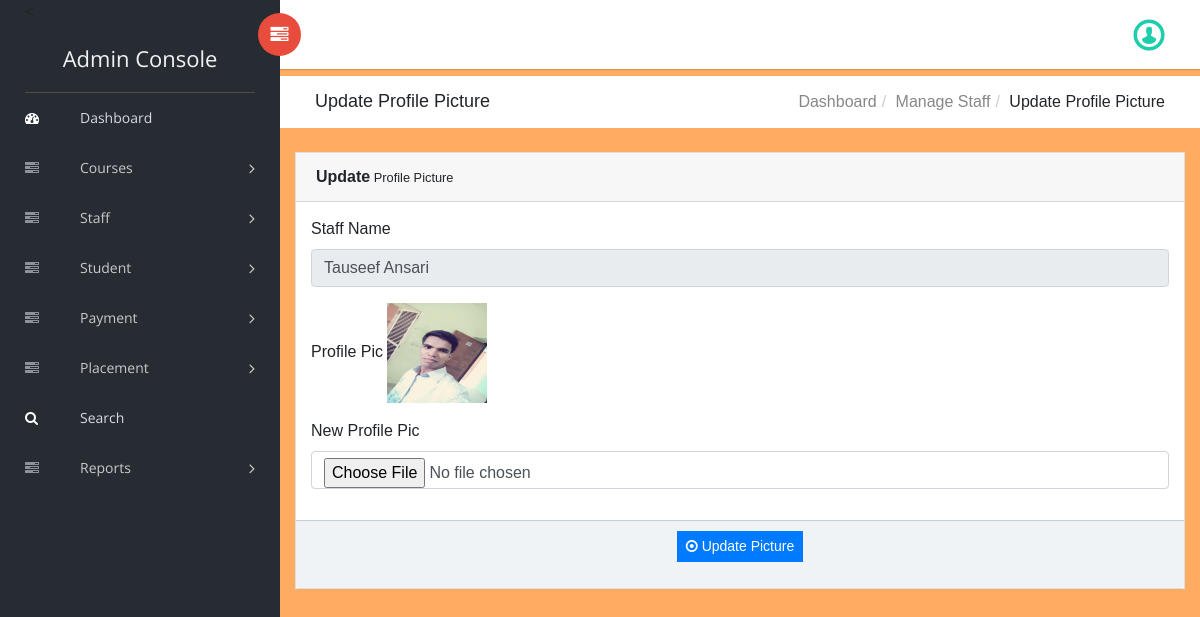
The app's page /admin/changeimage.php?editid=1 (signed in), older data.
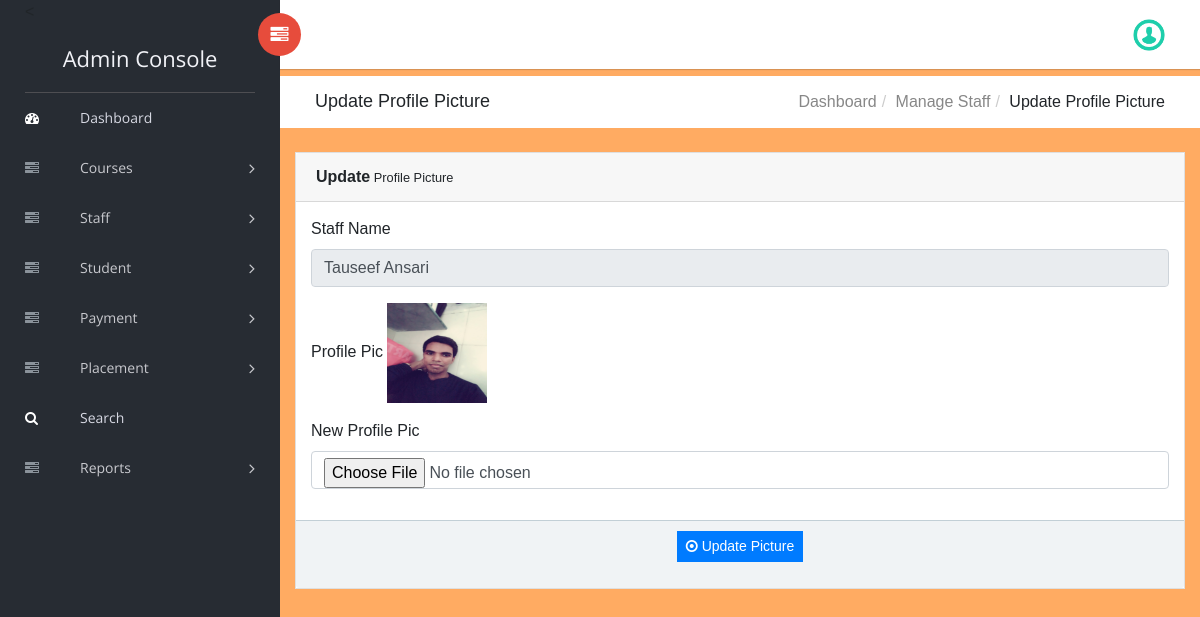
The same page, newer data.
### tables this page shows
CREATE TABLE `staff` (
  `id` int(11) NOT NULL,
  `name` varchar(120) NOT NULL,
  `profilePic` varchar(255) NOT NULL,
  `email` varchar(255) NOT NULL,
  `mobile` bigint(20) NOT NULL,
  `qualification` varchar(120) NOT NULL,
  `address` varchar(255) NOT NULL,
  `subjectTaken` varchar(120) NOT NULL,
  `joiningDate` date NOT NULL DEFAULT current_timestamp(),
  `password` varchar(255) NOT NULL,
  `disable` tinyint(4) NOT NULL DEFAULT 0
);

### admin/changeimage.php (the view, shortened to what this page needs)
<!DOCTYPE html>
<html class="no-js" lang="en">
<head>
    <link rel="stylesheet" href="vendors/bootstrap/dist/css/bootstrap.min.css">
    <link rel="stylesheet" href="vendors/font-awesome/css/font-awesome.min.css">
    <link rel="stylesheet" href="vendors/themify-icons/css/themify-icons.css">
    <link rel="stylesheet" href="vendors/flag-icon-css/css/flag-icon.min.css">
    <link rel="stylesheet" href="vendors/selectFX/css/cs-skin-elastic.css">
    <link rel="stylesheet" href="../assets/css/styles.css">
</head>
<body>
    <?php include_once('includes/sidebar.php');?>
    <div id="right-panel" class="right-panel">
        <?php include_once('includes/header.php');?>
        <div class="breadcrumbs">
            <div class="col-sm-4">
                <div class="page-header float-left">
                    <div class="page-title">
                        <h1>Update Profile Picture</h1>
                    </div>
                </div>
            </div>
            <div class="col-sm-8">
                <div class="page-header float-right">
                    <div class="page-title">
                        <ol class="breadcrumb text-right">
                            <li><a href="dashboard.php">Dashboard</a></li>
                            <li><a href="manage-teacher.php">Manage Staff</a></li>
                            <li class="active">Update Profile Picture</li>
                        </ol>
                    </div>
                </div>
            </div>
        </div>
        <div class="content mt-3">
            <div class="animated fadeIn">
                <div class="row">
                    <div class="col-lg-6">
                    </div>
                    <div class="col-lg-12">
                        <div class="card">
                            <div class="card-header"><strong>Update</strong><small> Profile Picture</small></div>
                            <form name="" method="post" action="" enctype="multipart/form-data">
                            <div class="card-body card-block">
                            <?php
                                $eid = $_GET['editid'];
                                $sql = "SELECT * from  staff where id='$eid'";
                                $query = mysqli_query($con, $sql);
                                $results = mysqli_fetch_all($query, MYSQLI_ASSOC);
                                if(mysqli_num_rows($query) > 0)
                                {
                                    foreach($results as $row)
                                    {
                            ?>
                                        <div class="form-group">
                                            <label for="company" class=" form-control-label">Staff Name</label>
                                            <input type="text" name="subjects" value="<?php  echo $row['name'];?>" class="form-control" id="subjects" readonly='true'>
                                        </div>
                                        <div class="form-group">
                                            <label for="company" class=" form-control-label">Profile Pic</label>
                                            <img src="../assets/img/profile/<?php echo $row['profilePic'];?>" width="100" height="100">
                                        </div>
                                        <div class="form-group">
                                            <label for="company" class=" form-control-label">New Profile Pic</label>
                                            <input type="file" name="newpic" value="" class="form-control" id="newpic" required='true'>
                                        </div>
                            </div>
                            <?php   }
                                }
                            ?>
                            <div class="card-footer">
                                <p style="text-align: center;">
                                    <button type="submit" class="btn btn-primary btn-sm" name="submit" id="submit"> <i class="fa fa-dot-circle-o"></i> Update Picture</button>
                                </p>
                            </div>
                        </div>
                </div>
            </div>
        </div>
    </div>
    </div>
</body>
</html>

Row changes from the older to the newer data that the page shows:
changed staff "Tauseef Ansari": profilePic: a different picture
